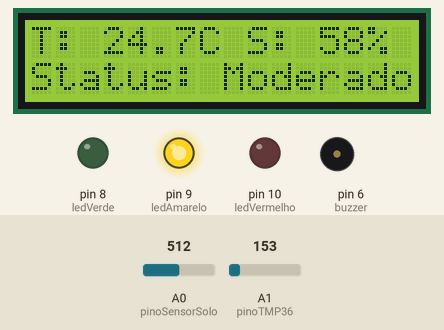
Simulated run of this sketch. Board: Arduino Uno, built with avr-gcc and run on an emulated ATmega328P. On the bench: 16×2 character LCD, output pins drawn as LEDs (lit = HIGH), buzzer (waves = sounding). The inputs (shaded band) are chosen by the test bench; at power-on: A0 (pinoSensorSolo) = 512, A1 (pinoTMP36) = 153. What the sketch prints to the serial monitor is not drawn.

Above: at 3.2 s.
3.3 s: A0 (pinoSensorSolo) set to 272
At 4.8 s:
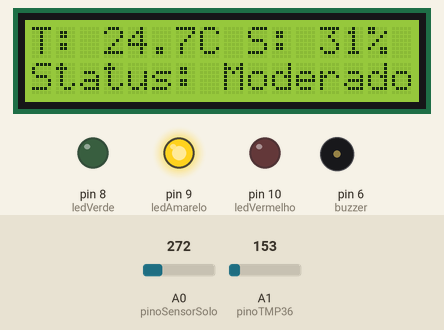
5.5 s: A0 (pinoSensorSolo) set to 248
At 6.9 s:
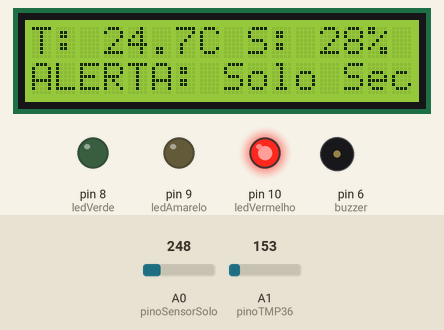
9.6 s: A0 (pinoSensorSolo) set to 716
At 10.1 s:
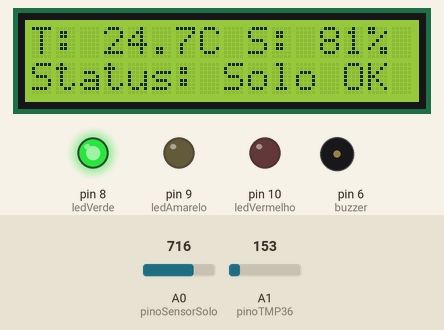
11.2 s: A1 (pinoTMP36) set to 165
At 12.1 s:
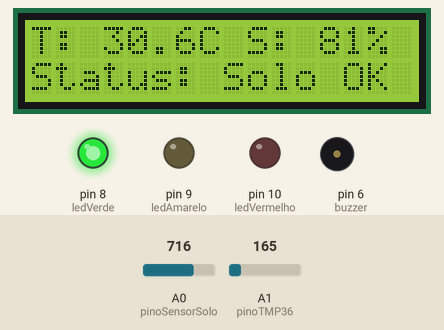
13.2 s: A1 (pinoTMP36) set to 175
At 14.0 s:
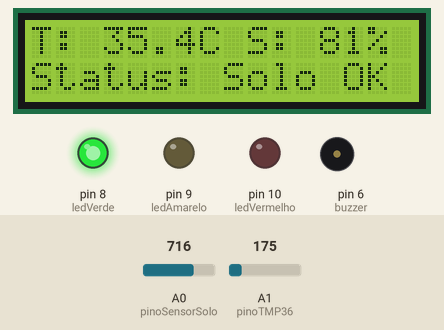
15.2 s: A1 (pinoTMP36) set to 191
At 16.0 s:
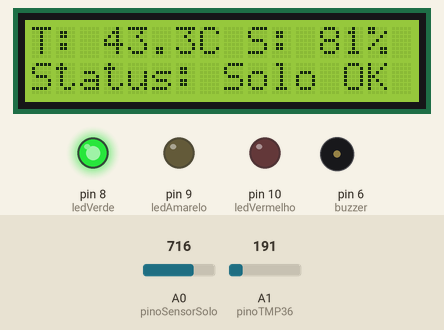
Timing chart, 0 to 18.2 s (numbered marks = the images above; inputs shaded):
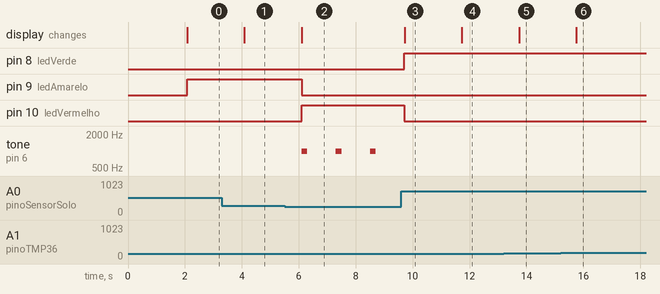

Measured:
- the behaviour switches between 263 and 262 on A0 (pinoSensorSolo) (found by bisection; images 1 and 2)
- after the input at 3.3 s, the display: changes after 0.79 s (image 1)
- after the input at 5.5 s, pin 9 (ledAmarelo): HIGH → LOW after 0.60 s; pin 10 (ledVermelho): LOW → HIGH after 0.60 s; tone on pin 6 (buzzer): alternates 1000 Hz for 0.20 s and silent for 1.0 s, starting after 0.60 s; the display: changes after 0.60 s (image 2)
- after the input at 9.6 s, pin 8 (ledVerde): LOW → HIGH after 0.11 s; pin 10 (ledVermelho): HIGH → LOW after 0.11 s; tone on pin 6 (buzzer): stops changing and stays silent; the display: changes after 0.12 s (image 3)
- after the input at 11.2 s, the display: changes after 0.53 s (image 4)
- after the input at 13.2 s, the display: changes after 0.54 s (image 5)
- after the input at 15.2 s, the display: changes after 0.55 s (image 6)

The sketch:

gs_edge1.ino
```cpp
#include <LiquidCrystal.h>

// Inicializa o LCD nos pinos padrão do Tinkercad
// RS, EN, D4, D5, D6, D7
LiquidCrystal lcd(12, 11, 5, 4, 3, 2);

// Definição dos Pinos
const int pinoSensorSolo = A0;  // Sensor de Umidade do Solo
const int pinoTMP36 = A1;       // Sensor de Temperatura TMP36
const int ledVerde = 8;
const int ledAmarelo = 9;
const int ledVermelho = 10;
const int buzzer = 6;

void setup() {
  Serial.begin(9600);
  lcd.begin(16, 2);

  pinMode(ledVerde, OUTPUT);
  pinMode(ledAmarelo, OUTPUT);
  pinMode(ledVermelho, OUTPUT);
  pinMode(buzzer, OUTPUT);

  // Tela de Inicialização do AgroGuardian
  lcd.print("AgroGuardian");
  lcd.setCursor(0, 1);
  lcd.print("Iniciando...");
  delay(2000);
  lcd.clear();
}

void loop() {
  // --- LEITURA DA UMIDADE DO SOLO ---
  int leituraSolo = analogRead(pinoSensorSolo);
  // Mapeia a leitura analógica (0 a 875 no Tinkercad) para 0% a 100%
  int umidadeSolo = map(leituraSolo, 0, 875, 0, 100);
  if(umidadeSolo > 100) umidadeSolo = 100;

  // --- LEITURA DA TEMPERATURA (TMP36) ---
  int leituraTMP = analogRead(pinoTMP36);
  float voltagem = leituraTMP * 5.0;
  voltagem /= 1024.0;
  // Converte a voltagem em graus Celsius baseado no datasheet do TMP36
  float temperaturaC = (voltagem - 0.5) * 100;

  // --- EXIBIÇÃO DOS DADOS NO LCD ---
  lcd.setCursor(0, 0);
  lcd.print("T: ");
  lcd.print(temperaturaC, 1);
  lcd.print("C S: ");
  lcd.print(umidadeSolo);
  lcd.print("% ");

  // --- LÓGICA DE DECISÃO EDGE (ALERTAS LOCALIZADOS) ---
  lcd.setCursor(0, 1);

  // Cenário 1: Risco Crítico de Seca
  if (umidadeSolo < 30) {
    lcd.print("ALERTA: Solo Seco");
    digitalWrite(ledVermelho, HIGH);
    digitalWrite(ledVerde, LOW);
    digitalWrite(ledAmarelo, LOW);

    // Alarme Sonoro Intermitente
    tone(buzzer, 1000);
    delay(200);
    noTone(buzzer);
  }
  // Cenário 2: Risco de Geada (Temperatura muito baixa)
  else if (temperaturaC < 5.0) {
    lcd.print("ALERTA: Geada!  ");
    digitalWrite(ledVermelho, HIGH);
    digitalWrite(ledVerde, LOW);
    digitalWrite(ledAmarelo, LOW);

    tone(buzzer, 1500);
    delay(200);
    noTone(buzzer);
  }
  // Cenário 3: Atenção/Monitoramento Moderado
  else if (umidadeSolo >= 30 && umidadeSolo < 60) {
    lcd.print("Status: Moderado");
    digitalWrite(ledAmarelo, HIGH);
    digitalWrite(ledVerde, LOW);
    digitalWrite(ledVermelho, LOW);
    noTone(buzzer);
  }
  // Cenário 4: Tudo sob controle0
  else {
    lcd.print("Status: Solo OK  ");
    digitalWrite(ledVerde, HIGH);
    digitalWrite(ledAmarelo, LOW);
    digitalWrite(ledVermelho, LOW);
    noTone(buzzer);
  }

  // Envio de logs para o Monitor Serial (Simulando a integração de dados para a nuvem)
  Serial.print("TEMP_C:"); Serial.print(temperaturaC);
  Serial.print(",UMID_SOLO:"); Serial.println(umidadeSolo);

  delay(1000); // Aguarda 1 segundo antes da próxima varredura
}
```
